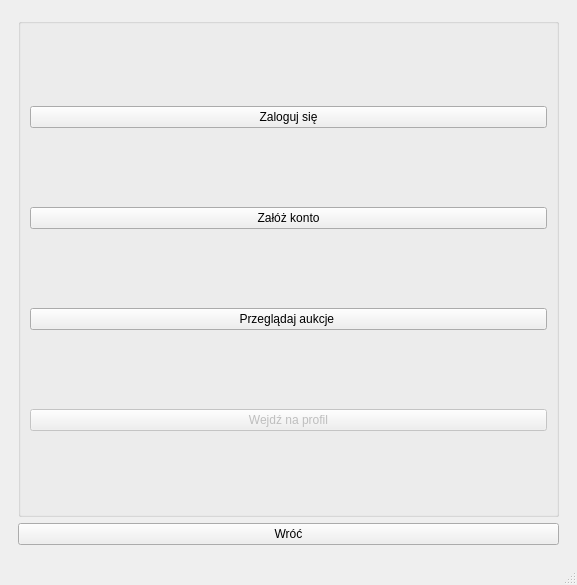
<?xml version="1.0" encoding="UTF-8"?>
<ui version="4.0">
 <class>MainWindow</class>
 <widget class="QMainWindow" name="MainWindow">
  <property name="geometry">
   <rect>
    <x>0</x>
    <y>0</y>
    <width>553</width>
    <height>585</height>
   </rect>
  </property>
  <property name="windowTitle">
   <string>MainWindow</string>
  </property>
  <widget class="QWidget" name="centralwidget">
   <layout class="QGridLayout" name="gridLayout_17">
    <item row="0" column="0">
     <widget class="QStackedWidget" name="stackedWidget">
      <property name="layoutDirection">
       <enum>Qt::LeftToRight</enum>
      </property>
      <property name="currentIndex">
       <number>1</number>
      </property>
      <widget class="QWidget" name="page">
       <layout class="QVBoxLayout" name="verticalLayout_2">
        <item>
         <widget class="QGroupBox" name="groupBox">
          <property name="title">
           <string>Serwis aukcyjny</string>
          </property>
          <layout class="QVBoxLayout" name="verticalLayout_4">
           <item>
            <widget class="QPushButton" name="pushButton_serwis">
             <property name="text">
              <string>Wejdź do serwisu</string>
             </property>
            </widget>
           </item>
          </layout>
         </widget>
        </item>
        <item>
         <widget class="QGroupBox" name="groupBox_2">
          <property name="title">
           <string>Bank</string>
          </property>
          <layout class="QVBoxLayout" name="verticalLayout_3">
           <item>
            <widget class="QPushButton" name="pushButton_bank_log_in">
             <property name="text">
              <string>Zaloguj się</string>
             </property>
            </widget>
           </item>
           <item>
            <widget class="QPushButton" name="pushButton_bank_register">
             <property name="text">
              <string>Załóż konto</string>
             </property>
            </widget>
           </item>
          </layout>
         </widget>
        </item>
        <item>
         <widget class="QPushButton" name="pushButton_close">
          <property name="text">
           <string>Wyjdź</string>
          </property>
         </widget>
        </item>
       </layout>
      </widget>
      <widget class="QWidget" name="page_2">
       <layout class="QVBoxLayout" name="verticalLayout_5">
        <item>
         <widget class="QGroupBox" name="groupBox_3">
          <property name="title">
           <string/>
          </property>
          <layout class="QVBoxLayout" name="verticalLayout_6">
           <item>
            <widget class="QPushButton" name="pushButton_serwis_log_in">
             <property name="text">
              <string>Zaloguj się</string>
             </property>
            </widget>
           </item>
           <item>
            <widget class="QPushButton" name="pushButton_serwis_register">
             <property name="text">
              <string>Załóż konto</string>
             </property>
            </widget>
           </item>
           <item>
            <widget class="QPushButton" name="pushButton_serwis_aukcje">
             <property name="text">
              <string>Przeglądaj aukcje </string>
             </property>
            </widget>
           </item>
           <item>
            <widget class="QPushButton" name="pushButton_go_to_account">
             <property name="enabled">
              <bool>false</bool>
             </property>
             <property name="text">
              <string>Wejdź na profil</string>
             </property>
            </widget>
           </item>
          </layout>
         </widget>
        </item>
        <item>
         <widget class="QPushButton" name="pushButton_back_main_page">
          <property name="text">
           <string>Wróć</string>
          </property>
         </widget>
        </item>
       </layout>
      </widget>
      <widget class="QWidget" name="page_3">
       <layout class="QVBoxLayout" name="verticalLayout_7">
        <item>
         <widget class="QGroupBox" name="groupBox_4">
          <property name="title">
           <string>Podaj login</string>
          </property>
          <layout class="QGridLayout" name="gridLayout">
           <item row="3" column="0">
            <spacer name="verticalSpacer_2">
             <property name="orientation">
              <enum>Qt::Vertical</enum>
             </property>
             <property name="sizeHint" stdset="0">
              <size>
               <width>20</width>
               <height>40</height>
              </size>
             </property>
            </spacer>
           </item>
           <item row="1" column="0">
            <widget class="QLineEdit" name="lineEdit_serwis_login">
             <property name="placeholderText">
              <string>login...</string>
             </property>
            </widget>
           </item>
           <item row="1" column="1">
            <spacer name="horizontalSpacer">
             <property name="orientation">
              <enum>Qt::Horizontal</enum>
             </property>
             <property name="sizeHint" stdset="0">
              <size>
               <width>137</width>
               <height>20</height>
              </size>
             </property>
            </spacer>
           </item>
           <item row="0" column="0">
            <spacer name="verticalSpacer">
             <property name="orientation">
              <enum>Qt::Vertical</enum>
             </property>
             <property name="sizeHint" stdset="0">
              <size>
               <width>20</width>
               <height>40</height>
              </size>
             </property>
            </spacer>
           </item>
          </layout>
         </widget>
        </item>
        <item>
         <widget class="QGroupBox" name="groupBox_5">
          <property name="title">
           <string>Podaj hasło</string>
          </property>
          <layout class="QGridLayout" name="gridLayout_2">
           <item row="0" column="0">
            <spacer name="verticalSpacer_3">
             <property name="orientation">
              <enum>Qt::Vertical</enum>
             </property>
             <property name="sizeHint" stdset="0">
              <size>
               <width>20</width>
               <height>40</height>
              </size>
             </property>
            </spacer>
           </item>
           <item row="2" column="0">
            <spacer name="verticalSpacer_4">
             <property name="orientation">
              <enum>Qt::Vertical</enum>
             </property>
             <property name="sizeHint" stdset="0">
              <size>
               <width>20</width>
               <height>40</height>
              </size>
             </property>
            </spacer>
           </item>
           <item row="1" column="0">
            <widget class="QLineEdit" name="lineEdit_serwis_haslo">
             <property name="inputMask">
              <string/>
             </property>
             <property name="text">
              <string/>
             </property>
             <property name="echoMode">
              <enum>QLineEdit::Password</enum>
             </property>
             <property name="readOnly">
              <bool>false</bool>
             </property>
             <property name="placeholderText">
              <string>hasło...</string>
             </property>
            </widget>
           </item>
           <item row="1" column="1">
            <spacer name="horizontalSpacer_2">
             <property name="orientation">
              <enum>Qt::Horizontal</enum>
             </property>
             <property name="sizeHint" stdset="0">
              <size>
               <width>137</width>
               <height>20</height>
              </size>
             </property>
            </spacer>
           </item>
          </layout>
         </widget>
        </item>
        <item>
         <widget class="QPushButton" name="pushButton_serwis_log_in_OK">
          <property name="text">
           <string>Zaloguj się</string>
          </property>
         </widget>
        </item>
        <item>
         <widget class="QPushButton" name="pushButton_back_page_1">
          <property name="text">
           <string>Wróć</string>
          </property>
         </widget>
        </item>
       </layout>
      </widget>
      <widget class="QWidget" name="page_4">
       <layout class="QVBoxLayout" name="verticalLayout_8">
        <item>
         <widget class="QGroupBox" name="groupBox_8">
          <property name="title">
           <string>Podaj login</string>
          </property>
          <layout class="QGridLayout" name="gridLayout_3">
           <item row="1" column="1">
            <spacer name="horizontalSpacer_3">
             <property name="orientation">
              <enum>Qt::Horizontal</enum>
             </property>
             <property name="sizeHint" stdset="0">
              <size>
               <width>40</width>
               <height>20</height>
              </size>
             </property>
            </spacer>
           </item>
           <item row="0" column="0">
            <spacer name="verticalSpacer_6">
             <property name="orientation">
              <enum>Qt::Vertical</enum>
             </property>
             <property name="sizeHint" stdset="0">
              <size>
               <width>20</width>
               <height>40</height>
              </size>
             </property>
            </spacer>
           </item>
           <item row="2" column="0">
            <spacer name="verticalSpacer_5">
             <property name="orientation">
              <enum>Qt::Vertical</enum>
             </property>
             <property name="sizeHint" stdset="0">
              <size>
               <width>20</width>
               <height>40</height>
              </size>
             </property>
            </spacer>
           </item>
           <item row="1" column="0">
            <widget class="QLineEdit" name="lineEdit_serwis_register_login">
             <property name="frame">
              <bool>true</bool>
             </property>
             <property name="placeholderText">
              <string>login...</string>
             </property>
            </widget>
           </item>
          </layout>
         </widget>
        </item>
        <item>
         <widget class="QGroupBox" name="groupBox_9">
          <property name="title">
           <string>Podaj hasło</string>
          </property>
          <layout class="QGridLayout" name="gridLayout_4">
           <item row="0" column="0">
            <spacer name="verticalSpacer_8">
             <property name="orientation">
              <enum>Qt::Vertical</enum>
             </property>
             <property name="sizeHint" stdset="0">
              <size>
               <width>20</width>
               <height>40</height>
              </size>
             </property>
            </spacer>
           </item>
           <item row="1" column="0">
            <widget class="QLineEdit" name="lineEdit_serwis_register_haslo">
             <property name="echoMode">
              <enum>QLineEdit::Password</enum>
             </property>
             <property name="placeholderText">
              <string>hasło...</string>
             </property>
            </widget>
           </item>
           <item row="2" column="0">
            <widget class="QLabel" name="label">
             <property name="text">
              <string>Potwierdź hasło</string>
             </property>
            </widget>
           </item>
           <item row="1" column="1">
            <spacer name="horizontalSpacer_4">
             <property name="orientation">
              <enum>Qt::Horizontal</enum>
             </property>
             <property name="sizeHint" stdset="0">
              <size>
               <width>40</width>
               <height>20</height>
              </size>
             </property>
            </spacer>
           </item>
           <item row="4" column="0">
            <spacer name="verticalSpacer_7">
             <property name="orientation">
              <enum>Qt::Vertical</enum>
             </property>
             <property name="sizeHint" stdset="0">
              <size>
               <width>20</width>
               <height>40</height>
              </size>
             </property>
            </spacer>
           </item>
           <item row="3" column="0">
            <widget class="QLineEdit" name="lineEdit_serwis_register_haslo1">
             <property name="echoMode">
              <enum>QLineEdit::Password</enum>
             </property>
             <property name="placeholderText">
              <string>hasło...</string>
             </property>
            </widget>
           </item>
          </layout>
         </widget>
        </item>
        <item>
         <widget class="QPushButton" name="pushButton_serwis_make_account">
          <property name="text">
           <string>Załóż konto</string>
          </property>
         </widget>
        </item>
        <item>
         <widget class="QPushButton" name="pushButton_back_page_2">
          <property name="text">
           <string>Wróć</string>
          </property>
         </widget>
        </item>
       </layout>
      </widget>
      <widget class="QWidget" name="page_5">
       <layout class="QGridLayout" name="gridLayout_6">
        <item row="0" column="0">
         <layout class="QHBoxLayout" name="horizontalLayout_4">
          <item>
           <widget class="QPushButton" name="pushButton_go_on_chat">
            <property name="minimumSize">
             <size>
              <width>120</width>
              <height>0</height>
             </size>
            </property>
            <property name="text">
             <string>Napisz wiadomość</string>
            </property>
           </widget>
          </item>
          <item>
           <spacer name="horizontalSpacer_6">
            <property name="orientation">
             <enum>Qt::Horizontal</enum>
            </property>
            <property name="sizeType">
             <enum>QSizePolicy::Fixed</enum>
            </property>
            <property name="sizeHint" stdset="0">
             <size>
              <width>200</width>
              <height>20</height>
             </size>
            </property>
           </spacer>
          </item>
          <item>
           <widget class="QPushButton" name="pushButton_powiaz_z_bankiem">
            <property name="text">
             <string>Powiąż z kontem bankowym</string>
            </property>
           </widget>
          </item>
         </layout>
        </item>
        <item row="1" column="0">
         <widget class="QTabWidget" name="tabWidget">
          <property name="currentIndex">
           <number>0</number>
          </property>
          <widget class="QWidget" name="tab_1">
           <attribute name="title">
            <string>Przedmioty</string>
           </attribute>
           <layout class="QGridLayout" name="gridLayout_7">
            <item row="0" column="0">
             <widget class="QListWidget" name="listWidget_przedmioty">
              <property name="font">
               <font>
                <pointsize>12</pointsize>
               </font>
              </property>
              <property name="editTriggers">
               <set>QAbstractItemView::NoEditTriggers</set>
              </property>
              <property name="tabKeyNavigation">
               <bool>false</bool>
              </property>
              <property name="alternatingRowColors">
               <bool>false</bool>
              </property>
              <property name="selectionBehavior">
               <enum>QAbstractItemView::SelectRows</enum>
              </property>
              <property name="viewMode">
               <enum>QListView::ListMode</enum>
              </property>
              <property name="uniformItemSizes">
               <bool>false</bool>
              </property>
              <property name="wordWrap">
               <bool>false</bool>
              </property>
              <property name="sortingEnabled">
               <bool>false</bool>
              </property>
             </widget>
            </item>
            <item row="1" column="0">
             <widget class="QPushButton" name="pushButton_dodaj_przedmiot">
              <property name="text">
               <string>Dodaj przedmiot</string>
              </property>
             </widget>
            </item>
            <item row="3" column="0">
             <widget class="QPushButton" name="pushButton_wystaw_przedmiot">
              <property name="text">
               <string>Wystaw przedmiot na aukcję</string>
              </property>
             </widget>
            </item>
            <item row="4" column="0">
             <widget class="QPushButton" name="pushButton_usun_przedmiot">
              <property name="text">
               <string>Usuń przedmiot</string>
              </property>
             </widget>
            </item>
            <item row="2" column="0">
             <widget class="QPushButton" name="pushButton_zmien_kategorie_przedmiotu">
              <property name="text">
               <string>Zmień kategorię</string>
              </property>
             </widget>
            </item>
           </layout>
          </widget>
          <widget class="QWidget" name="tab_2">
           <attribute name="title">
            <string>Aukcje</string>
           </attribute>
           <layout class="QGridLayout" name="gridLayout_9">
            <item row="1" column="0">
             <widget class="QPushButton" name="pushButton_usun_aukcje">
              <property name="text">
               <string>Usuń aukcję</string>
              </property>
             </widget>
            </item>
            <item row="0" column="0">
             <widget class="QTreeWidget" name="treeWidget_aukcje_uzytkownika">
              <property name="font">
               <font>
                <pointsize>9</pointsize>
               </font>
              </property>
              <property name="layoutDirection">
               <enum>Qt::LeftToRight</enum>
              </property>
              <property name="editTriggers">
               <set>QAbstractItemView::NoEditTriggers</set>
              </property>
              <property name="alternatingRowColors">
               <bool>true</bool>
              </property>
              <column>
               <property name="text">
                <string notr="true">Nazwa aukcji</string>
               </property>
              </column>
              <column>
               <property name="text">
                <string>przedmiot </string>
               </property>
              </column>
              <column>
               <property name="text">
                <string>cena [zł]</string>
               </property>
               <property name="textAlignment">
                <set>AlignLeading|AlignVCenter</set>
               </property>
              </column>
              <column>
               <property name="text">
                <string>data dodania</string>
               </property>
              </column>
             </widget>
            </item>
            <item row="2" column="0">
             <widget class="QPushButton" name="pushButton_modyfikuj_aukcje">
              <property name="text">
               <string>Modyfikuj</string>
              </property>
             </widget>
            </item>
           </layout>
          </widget>
          <widget class="QWidget" name="tab_3">
           <attribute name="title">
            <string>Historia zakupów</string>
           </attribute>
           <layout class="QGridLayout" name="gridLayout_8">
            <item row="0" column="0">
             <widget class="QTreeWidget" name="treeWidget_historia_zakupow">
              <property name="editTriggers">
               <set>QAbstractItemView::NoEditTriggers</set>
              </property>
              <property name="alternatingRowColors">
               <bool>true</bool>
              </property>
              <column>
               <property name="text">
                <string>Nazwa aukcji</string>
               </property>
              </column>
              <column>
               <property name="text">
                <string>cena [zł]</string>
               </property>
              </column>
              <column>
               <property name="text">
                <string>Data zakupu</string>
               </property>
              </column>
             </widget>
            </item>
           </layout>
          </widget>
         </widget>
        </item>
        <item row="2" column="0">
         <widget class="QPushButton" name="pushButton_back_on_page_2_2">
          <property name="text">
           <string>Wróć</string>
          </property>
         </widget>
        </item>
       </layout>
      </widget>
      <widget class="QWidget" name="page_6">
       <layout class="QGridLayout" name="gridLayout_16">
        <item row="0" column="0" colspan="2">
         <widget class="QGroupBox" name="groupBox_6">
          <property name="title">
           <string/>
          </property>
          <layout class="QGridLayout" name="gridLayout_11">
           <item row="0" column="0">
            <widget class="QLabel" name="label_2">
             <property name="sizePolicy">
              <sizepolicy hsizetype="Fixed" vsizetype="Fixed">
               <horstretch>0</horstretch>
               <verstretch>0</verstretch>
              </sizepolicy>
             </property>
             <property name="text">
              <string>Kategoria</string>
             </property>
            </widget>
           </item>
           <item row="0" column="1">
            <widget class="QComboBox" name="comboBox_kategorie">
             <item>
              <property name="text">
               <string>Wszystkie</string>
              </property>
             </item>
             <item>
              <property name="text">
               <string>Dom i ogrod</string>
              </property>
             </item>
             <item>
              <property name="text">
               <string>Elektronika</string>
              </property>
             </item>
             <item>
              <property name="text">
               <string>Kosmetyki</string>
              </property>
             </item>
             <item>
              <property name="text">
               <string>Kultura i sztuka</string>
              </property>
             </item>
             <item>
              <property name="text">
               <string>Motoryzacja</string>
              </property>
             </item>
             <item>
              <property name="text">
               <string>Narzedzia</string>
              </property>
             </item>
             <item>
              <property name="text">
               <string>Odziez</string>
              </property>
             </item>
             <item>
              <property name="text">
               <string>Sport</string>
              </property>
             </item>
             <item>
              <property name="text">
               <string>Turystyka</string>
              </property>
             </item>
             <item>
              <property name="text">
               <string>Inne</string>
              </property>
             </item>
            </widget>
           </item>
           <item row="0" column="2">
            <spacer name="horizontalSpacer_5">
             <property name="orientation">
              <enum>Qt::Horizontal</enum>
             </property>
             <property name="sizeType">
              <enum>QSizePolicy::Fixed</enum>
             </property>
             <property name="sizeHint" stdset="0">
              <size>
               <width>340</width>
               <height>20</height>
              </size>
             </property>
            </spacer>
           </item>
           <item row="1" column="0" colspan="3">
            <widget class="QTreeWidget" name="treeWidget_wszystkie_aukcje">
             <column>
              <property name="text">
               <string notr="true">Nazwa aukcji</string>
              </property>
             </column>
             <column>
              <property name="text">
               <string>Cena [zł]</string>
              </property>
             </column>
             <column>
              <property name="text">
               <string>Właściciel</string>
              </property>
             </column>
             <column>
              <property name="text">
               <string>Data dodania</string>
              </property>
             </column>
            </widget>
           </item>
           <item row="2" column="0" colspan="3">
            <widget class="QPushButton" name="pushButton_kup_teraz">
             <property name="text">
              <string>Kup teraz</string>
             </property>
            </widget>
           </item>
          </layout>
         </widget>
        </item>
        <item row="1" column="0" rowspan="2" colspan="2">
         <widget class="QGroupBox" name="groupBox_7">
          <property name="title">
           <string>Filtry</string>
          </property>
          <layout class="QGridLayout" name="gridLayout_15">
           <item row="0" column="0">
            <widget class="QGroupBox" name="groupBox_10">
             <property name="title">
              <string>Sortowanie</string>
             </property>
             <layout class="QGridLayout" name="gridLayout_5">
              <item row="0" column="1">
               <widget class="QGroupBox" name="groupBox_13">
                <property name="title">
                 <string>Nazwa aukcji</string>
                </property>
                <layout class="QGridLayout" name="gridLayout_13">
                 <item row="0" column="0">
                  <widget class="QPushButton" name="pushButton_sort_nazwa_AZ">
                   <property name="text">
                    <string>A-Z</string>
                   </property>
                  </widget>
                 </item>
                 <item row="1" column="0">
                  <widget class="QPushButton" name="pushButton_sort_nazwa_ZA">
                   <property name="text">
                    <string>Z-A</string>
                   </property>
                  </widget>
                 </item>
                </layout>
               </widget>
              </item>
              <item row="0" column="0">
               <widget class="QGroupBox" name="groupBox_12">
                <property name="title">
                 <string>Cena</string>
                </property>
                <layout class="QGridLayout" name="gridLayout_10">
                 <item row="0" column="0">
                  <widget class="QPushButton" name="pushButton_sort_cena_rosnaco">
                   <property name="text">
                    <string>Rosnąco</string>
                   </property>
                  </widget>
                 </item>
                 <item row="1" column="0">
                  <widget class="QPushButton" name="pushButton_sort_cena_malejaco">
                   <property name="text">
                    <string>Malejąco</string>
                   </property>
                  </widget>
                 </item>
                </layout>
               </widget>
              </item>
              <item row="0" column="2">
               <widget class="QGroupBox" name="groupBox_14">
                <property name="title">
                 <string>Data dodania</string>
                </property>
                <layout class="QGridLayout" name="gridLayout_12">
                 <item row="0" column="0">
                  <widget class="QPushButton" name="pushButton_sort_data_od_nowego">
                   <property name="text">
                    <string>Od najnowszego</string>
                   </property>
                  </widget>
                 </item>
                 <item row="1" column="0">
                  <widget class="QPushButton" name="pushButton_sort_data_od_starego">
                   <property name="text">
                    <string>Od najstarszego</string>
                   </property>
                  </widget>
                 </item>
                </layout>
               </widget>
              </item>
             </layout>
            </widget>
           </item>
           <item row="1" column="0">
            <widget class="QGroupBox" name="groupBox_11">
             <property name="title">
              <string>Szukaj</string>
             </property>
             <layout class="QGridLayout" name="gridLayout_14">
              <item row="1" column="1">
               <widget class="QLineEdit" name="lineEdit_nazwa_uzytkownik_szukana"/>
              </item>
              <item row="1" column="2">
               <widget class="QPushButton" name="pushButton_szukaj_aukcje">
                <property name="text">
                 <string>Szukaj</string>
                </property>
               </widget>
              </item>
              <item row="1" column="0">
               <widget class="QLineEdit" name="lineEdit_nazwa_aukcja_szukana"/>
              </item>
              <item row="0" column="0">
               <widget class="QLabel" name="label_3">
                <property name="text">
                 <string>Przedmiot</string>
                </property>
               </widget>
              </item>
              <item row="0" column="1">
               <widget class="QLabel" name="label_4">
                <property name="text">
                 <string>Nazwa użytkownika</string>
                </property>
               </widget>
              </item>
             </layout>
            </widget>
           </item>
          </layout>
         </widget>
        </item>
        <item row="3" column="0" colspan="2">
         <widget class="QPushButton" name="pushButton_back_on__page_2_3">
          <property name="text">
           <string>Wróć</string>
          </property>
         </widget>
        </item>
       </layout>
      </widget>
      <widget class="QWidget" name="page_7">
       <layout class="QVBoxLayout" name="verticalLayout">
        <item>
         <widget class="QGroupBox" name="groupBox_15">
          <property name="font">
           <font>
            <pointsize>14</pointsize>
           </font>
          </property>
          <property name="title">
           <string>Numer konta</string>
          </property>
          <layout class="QGridLayout" name="gridLayout_19">
           <item row="0" column="0">
            <layout class="QHBoxLayout" name="horizontalLayout_3">
             <item>
              <spacer name="horizontalSpacer_11">
               <property name="orientation">
                <enum>Qt::Horizontal</enum>
               </property>
               <property name="sizeType">
                <enum>QSizePolicy::Fixed</enum>
               </property>
               <property name="sizeHint" stdset="0">
                <size>
                 <width>180</width>
                 <height>20</height>
                </size>
               </property>
              </spacer>
             </item>
             <item>
              <widget class="QLabel" name="label_numer_konta">
               <property name="font">
                <font>
                 <pointsize>12</pointsize>
                </font>
               </property>
               <property name="text">
                <string>TextLabel</string>
               </property>
              </widget>
             </item>
             <item>
              <spacer name="horizontalSpacer_12">
               <property name="orientation">
                <enum>Qt::Horizontal</enum>
               </property>
               <property name="sizeType">
                <enum>QSizePolicy::Fixed</enum>
               </property>
               <property name="sizeHint" stdset="0">
                <size>
                 <width>180</width>
                 <height>20</height>
                </size>
               </property>
              </spacer>
             </item>
            </layout>
           </item>
          </layout>
         </widget>
        </item>
        <item>
         <widget class="QGroupBox" name="groupBox_17">
          <property name="font">
           <font>
            <pointsize>14</pointsize>
           </font>
          </property>
          <property name="title">
           <string>Stan konta</string>
          </property>
          <layout class="QGridLayout" name="gridLayout_20">
           <item row="0" column="0">
            <spacer name="horizontalSpacer_13">
             <property name="orientation">
              <enum>Qt::Horizontal</enum>
             </property>
             <property name="sizeType">
              <enum>QSizePolicy::Fixed</enum>
             </property>
             <property name="sizeHint" stdset="0">
              <size>
               <width>180</width>
               <height>20</height>
              </size>
             </property>
            </spacer>
           </item>
           <item row="0" column="1">
            <widget class="QLabel" name="label_stan_konta">
             <property name="font">
              <font>
               <pointsize>12</pointsize>
              </font>
             </property>
             <property name="text">
              <string>TextLabel</string>
             </property>
            </widget>
           </item>
           <item row="0" column="2">
            <spacer name="horizontalSpacer_14">
             <property name="orientation">
              <enum>Qt::Horizontal</enum>
             </property>
             <property name="sizeType">
              <enum>QSizePolicy::Fixed</enum>
             </property>
             <property name="sizeHint" stdset="0">
              <size>
               <width>180</width>
               <height>20</height>
              </size>
             </property>
            </spacer>
           </item>
          </layout>
         </widget>
        </item>
        <item>
         <widget class="QGroupBox" name="groupBox_16">
          <property name="title">
           <string/>
          </property>
          <layout class="QGridLayout" name="gridLayout_18">
           <item row="1" column="0">
            <layout class="QHBoxLayout" name="horizontalLayout">
             <item>
              <spacer name="horizontalSpacer_8">
               <property name="orientation">
                <enum>Qt::Horizontal</enum>
               </property>
               <property name="sizeType">
                <enum>QSizePolicy::Fixed</enum>
               </property>
               <property name="sizeHint" stdset="0">
                <size>
                 <width>70</width>
                 <height>20</height>
                </size>
               </property>
              </spacer>
             </item>
             <item>
              <widget class="QPushButton" name="pushButton_wplac_pieniadze">
               <property name="text">
                <string>Wpłać pieniądze</string>
               </property>
              </widget>
             </item>
             <item>
              <spacer name="horizontalSpacer_7">
               <property name="orientation">
                <enum>Qt::Horizontal</enum>
               </property>
               <property name="sizeType">
                <enum>QSizePolicy::Fixed</enum>
               </property>
               <property name="sizeHint" stdset="0">
                <size>
                 <width>100</width>
                 <height>20</height>
                </size>
               </property>
              </spacer>
             </item>
             <item>
              <widget class="QDoubleSpinBox" name="doubleSpinBox_pieniadze">
               <property name="maximum">
                <double>10000.000000000000000</double>
               </property>
              </widget>
             </item>
             <item>
              <spacer name="horizontalSpacer_9">
               <property name="orientation">
                <enum>Qt::Horizontal</enum>
               </property>
               <property name="sizeType">
                <enum>QSizePolicy::Fixed</enum>
               </property>
               <property name="sizeHint" stdset="0">
                <size>
                 <width>70</width>
                 <height>20</height>
                </size>
               </property>
              </spacer>
             </item>
            </layout>
           </item>
          </layout>
         </widget>
        </item>
        <item>
         <spacer name="verticalSpacer_11">
          <property name="orientation">
           <enum>Qt::Vertical</enum>
          </property>
          <property name="sizeType">
           <enum>QSizePolicy::Fixed</enum>
          </property>
          <property name="sizeHint" stdset="0">
           <size>
            <width>20</width>
            <height>20</height>
           </size>
          </property>
         </spacer>
        </item>
        <item>
         <widget class="QTreeWidget" name="treeWidget_historia_wydatkow">
          <column>
           <property name="text">
            <string>Transakcja</string>
           </property>
          </column>
          <column>
           <property name="text">
            <string>Kwota [zł]</string>
           </property>
          </column>
          <column>
           <property name="text">
            <string>Data transakcji</string>
           </property>
          </column>
         </widget>
        </item>
        <item>
         <layout class="QHBoxLayout" name="horizontalLayout_2">
          <item>
           <spacer name="horizontalSpacer_10">
            <property name="orientation">
             <enum>Qt::Horizontal</enum>
            </property>
            <property name="sizeType">
             <enum>QSizePolicy::Fixed</enum>
            </property>
            <property name="sizeHint" stdset="0">
             <size>
              <width>300</width>
              <height>20</height>
             </size>
            </property>
           </spacer>
          </item>
          <item>
           <widget class="QPushButton" name="pushButton_bank_log_out">
            <property name="text">
             <string>Wyloguj</string>
            </property>
           </widget>
          </item>
         </layout>
        </item>
       </layout>
      </widget>
      <widget class="QWidget" name="page_8"/>
     </widget>
    </item>
   </layout>
  </widget>
  <widget class="QStatusBar" name="statusbar"/>
 </widget>
 <resources/>
 <connections>
  <connection>
   <sender>pushButton_close</sender>
   <signal>clicked()</signal>
   <receiver>MainWindow</receiver>
   <slot>close()</slot>
   <hints>
    <hint type="sourcelabel">
     <x>301</x>
     <y>282</y>
    </hint>
    <hint type="destinationlabel">
     <x>348</x>
     <y>292</y>
    </hint>
   </hints>
  </connection>
 </connections>
</ui>
